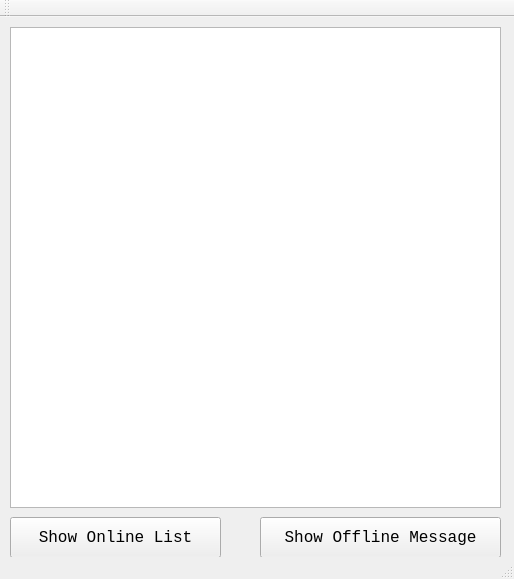
<?xml version="1.0" encoding="UTF-8"?>
<ui version="4.0">
 <class>MainWindow</class>
 <widget class="QMainWindow" name="MainWindow">
  <property name="geometry">
   <rect>
    <x>0</x>
    <y>0</y>
    <width>514</width>
    <height>579</height>
   </rect>
  </property>
  <property name="windowTitle">
   <string>YuukTalk_Server</string>
  </property>
  <widget class="QWidget" name="centralWidget">
   <widget class="QTextBrowser" name="textBrowser">
    <property name="geometry">
     <rect>
      <x>10</x>
      <y>10</y>
      <width>491</width>
      <height>481</height>
     </rect>
    </property>
    <property name="font">
     <font>
      <family>Consolas</family>
      <pointsize>12</pointsize>
     </font>
    </property>
   </widget>
   <widget class="QPushButton" name="pushButton_showOnlineList">
    <property name="geometry">
     <rect>
      <x>10</x>
      <y>500</y>
      <width>211</width>
      <height>41</height>
     </rect>
    </property>
    <property name="font">
     <font>
      <family>Consolas</family>
      <pointsize>12</pointsize>
     </font>
    </property>
    <property name="text">
     <string>Show Online List</string>
    </property>
   </widget>
   <widget class="QPushButton" name="pushButton_showOfflineMsg">
    <property name="geometry">
     <rect>
      <x>260</x>
      <y>500</y>
      <width>241</width>
      <height>41</height>
     </rect>
    </property>
    <property name="font">
     <font>
      <family>Consolas</family>
      <pointsize>12</pointsize>
     </font>
    </property>
    <property name="text">
     <string>Show Offline Message</string>
    </property>
   </widget>
  </widget>
  <widget class="QToolBar" name="mainToolBar">
   <attribute name="toolBarArea">
    <enum>TopToolBarArea</enum>
   </attribute>
   <attribute name="toolBarBreak">
    <bool>false</bool>
   </attribute>
  </widget>
  <widget class="QStatusBar" name="statusBar"/>
 </widget>
 <layoutdefault spacing="6" margin="11"/>
 <resources/>
 <connections/>
</ui>
